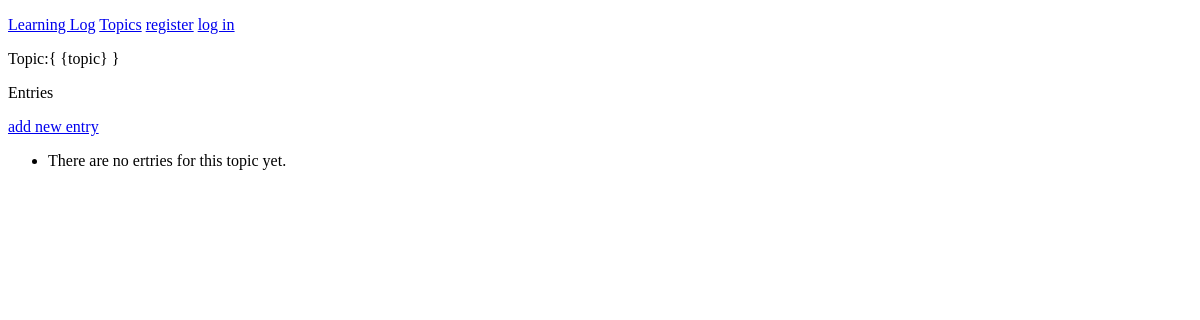
The app's page /topics/1/ (signed in), older data.
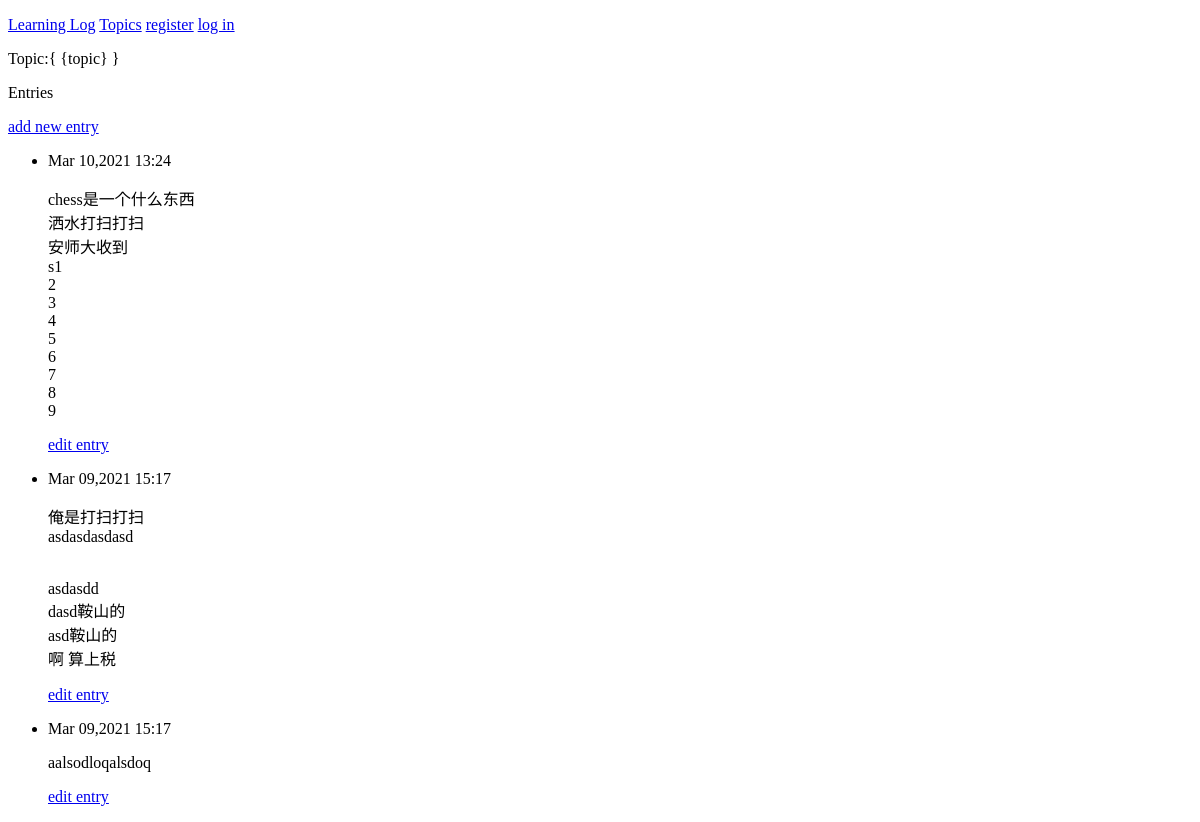
The same page, newer data.
### learning_logs/models.py (models this page shows, shortened)
class Entry(models.Model):
    topic = models.ForeignKey(Topic,on_delete=models.CASCADE)
    text = models.TextField()
    date_added = models.DateTimeField(auto_now_add=True)
    class Meta:
        verbose_name_plural = 'entries'

### learning_logs/views.py (the view)
# urls.py: url(r'topics/(?P<topic_id>\d+)/$', views.topic,name='topic'),
@login_required
def topic(request,topic_id):
    topic = Topic.objects.get(id=topic_id)
    if topic.owner !=request.user:
        raise Http404
    entries = topic.entry_set.order_by('-date_added')
    context = {'topic':topic,'entries':entries}
    return render(request,'learning_logs/topic.html',context)

### learning_logs/templates/learning_logs/topic.html (shortened to what this page needs)
<!DOCTYPE html>
<html lang="en">
<head>
</head>
<body>
</body>
</html>
    {% extends "learning_logs/base.html" %}
    {% block content %}
        <p>Topic:{ {topic} }</p>
        <p>Entries</p>
        <p>
            <a href="{% url 'learning_logs:new_entry' topic.id %}">add new entry</a>
        </p>
        <ul>
        {% for entry in entries %}
            <li>
                <p>{{ entry.date_added|date:'M d,Y H:i' }}</p>
                <p>{{ entry.text|linebreaks }}</p>
                <p>
                    <a href="{% url 'learning_logs:edit_entry' entry.id %}">edit entry</a>
                </p>
            </li>
        {% empty %}
                <li>
                    There are no ertries for this topic yet.
                </li>
        {% endfor %}
        </ul>
    {% endblock content %}

### learning_logs/templates/learning_logs/base.html
<p>
    <a href="{% url 'learning_logs:index' %}">Learning Log</a>
    <a href="{% url 'learning_logs:topics' %}">Topics</a>
    {% if users.is_authenticated %}
        Hello,{{ user.username }}.
        <a href="{% url 'users:logout' %}">log out</a>
    {% else %}
        <a href="{% url 'users:register' %}">register</a>
        <a href="{% url 'users:login' %}">log in</a>
    {% endif %}
</p>
{% block content %}{% endblock content%}

Row changes from the older to the newer data that the page shows:
added Entry: date_added "Mar 10,2021 13:24", text "chess是一个什么东西 洒水打扫打扫 安师大收到 s1 2 3 4 5 6 7 8 9"
added Entry: date_added "Mar 09,2021 15:17", text "俺是打扫打扫 asdasdasdasd asdasdd dasd鞍山的 asd鞍山的 啊 算上税"
added Entry: date_added "Mar 09,2021 15:17", text "aalsodloqalsdoq"
Text that changed along with them:
text no longer shown: "There are no ertries for this topic yet."
